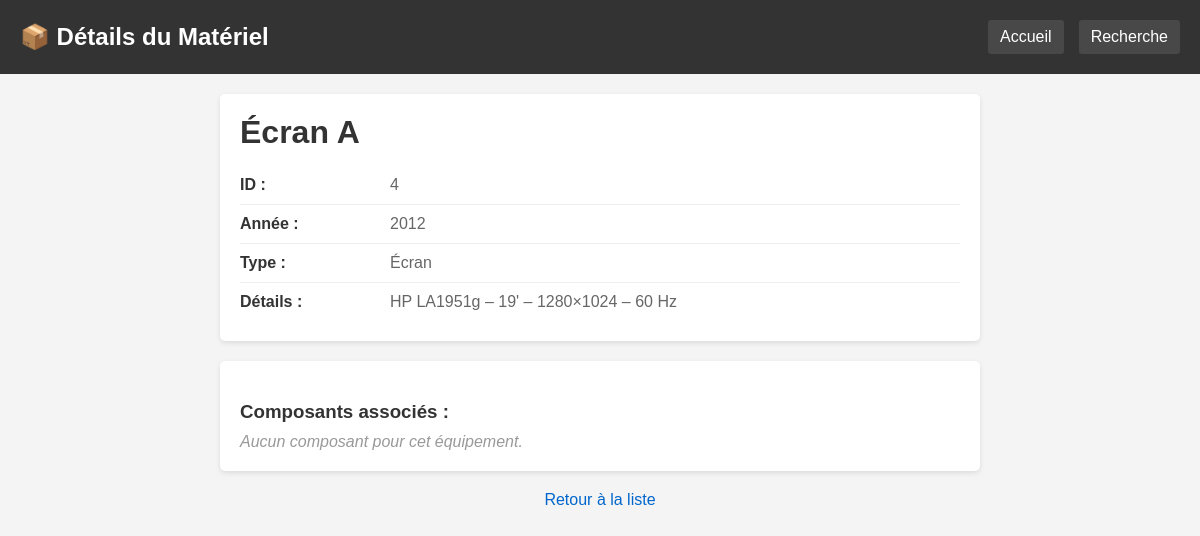
Screenshot of /details.php?id=4 with the database file from the repository.
### tables this page shows
CREATE TABLE MATERIEL (
    idMateriel INT PRIMARY KEY,
    nom VARCHAR(100) NOT NULL,
    annee INT,
    details VARCHAR(255),
    idType INT NOT NULL,
    idParent INT,
    FOREIGN KEY (idType) REFERENCES TYPEE(idType),
    FOREIGN KEY (idParent) REFERENCES MATERIEL(idMateriel)
);

CREATE TABLE TYPEE (
    idType INT PRIMARY KEY AUTO_INCREMENT,
    libelle VARCHAR(50) NOT NULL
);

### Public/details.php (the view, shortened to what this page needs)
<?php
try {
    $pdo = new PDO("mysql:host=$host;dbname=$dbname;charset=$charset", $user, $password);
} catch (PDOException $e) {
    die("Erreur : " . $e->getMessage());
}
if (isset($_GET['id'])) {
    $id = $_GET['id'];
    $sql = "
        SELECT
            m.*,
            t.libelle
        FROM MATERIEL m
        JOIN TYPEE t ON m.idType = t.idType
        WHERE m.idMateriel = :id
    ";
    $stmt = $pdo->prepare($sql);
    $stmt->execute(['id' => $id]);
    $materiel = $stmt->fetch();
    if ($materiel) {
?>
<!DOCTYPE html>
<html lang='fr'>
<head>
</head>
<body>
<div class="header">
    <h1>📦 Détails du Matériel</h1>
    <div class="header-links">
        <a href="index.php">Accueil</a>
        <a href="recherche.php">Recherche</a>
    </div>
</div>
<div class="container">
    <div class="details-box">
        <h1><?php print($materiel['nom']); ?></h1>
        <div class="detail-row">
            <div class="detail-label">ID :</div>
            <div class="detail-value"><?php print($materiel['idMateriel']); ?></div>
        </div>
        <div class="detail-row">
            <div class="detail-label">Année :</div>
            <div class="detail-value"><?php print(isset($materiel['annee']) ? $materiel['annee'] : "Non renseignée"); ?></div>
        </div>
        <div class="detail-row">
            <div class="detail-label">Type :</div>
            <div class="detail-value"><?php print($materiel['libelle']); ?></div>
        </div>
        <div class="detail-row">
            <div class="detail-label">Détails :</div>
            <div class="detail-value"><?php print(isset($materiel['details']) && $materiel['details'] !== "" ? $materiel['details'] : "Aucun détail"); ?></div>
        </div>
    </div>
    <div class="details-box">
        <?php
        $composants = [];
        print("<h3>Composants associés :</h3>");
        if (count($composants) > 0) {
            print("<ul>");
            foreach ($composants as $comp) {
                print("<li><a href='details.php?id=" . $comp['idMateriel'] . "'>" . $comp['nom'] . "</a></li>");
            }
            print("</ul>");
        } else {
            print("<p class='no-data'>Aucun composant pour cet équipement.</p>");
        }
        ?>
    </div>
    <div class="back-link">
        <a href="index.php">Retour à la liste</a>
    </div>
</div>
</body>
</html>
<?php
    } else {
        print("Matériel non trouvé.");
    }
} else {
    print("Aucun matériel sélectionné.");
}
?>

### Public/details.php (style rules this page uses)
* { margin: 0; padding: 0; box-sizing: border-box; }
body { font-family: Arial, serif; background: #f4f4f4; padding: 0; }
.header { background: #333; color: white; padding: 20px; display: flex; justify-content: space-between; align-items: center; }
.header h1 { font-size: 24px; }
.header-links { display: flex; gap: 15px; }
.header-links a { color: white; text-decoration: none; padding: 8px 12px; background: rgba(255,255,255,0.1); border-radius: 3px; }
.container { max-width: 800px; margin: 0 auto; padding: 20px; }
.details-box { background: white; padding: 20px; border-radius: 5px; box-shadow: 0 2px 5px rgba(0,0,0,0.1); margin-bottom: 20px; }
.details-box h1 { color: #333; margin-bottom: 15px; }
.detail-row { display: flex; padding: 10px 0; border-bottom: 1px solid #eee; }
.detail-row:last-child { border-bottom: none; }
.detail-label { font-weight: bold; color: #333; min-width: 150px; }
.detail-value { color: #666; }
h3 { color: #333; margin-top: 20px; margin-bottom: 10px; }
.back-link { text-align: center; margin-top: 20px; }
.back-link a { color: #0066cc; text-decoration: none; }
.no-data { color: #999; font-style: italic; }

### rows the page displays
materiel: nom "Écran A", idMateriel "4", annee "2012", idType.libelle "Écran", details "HP LA1951g – 19' – 1280×1024 – 60 Hz"
